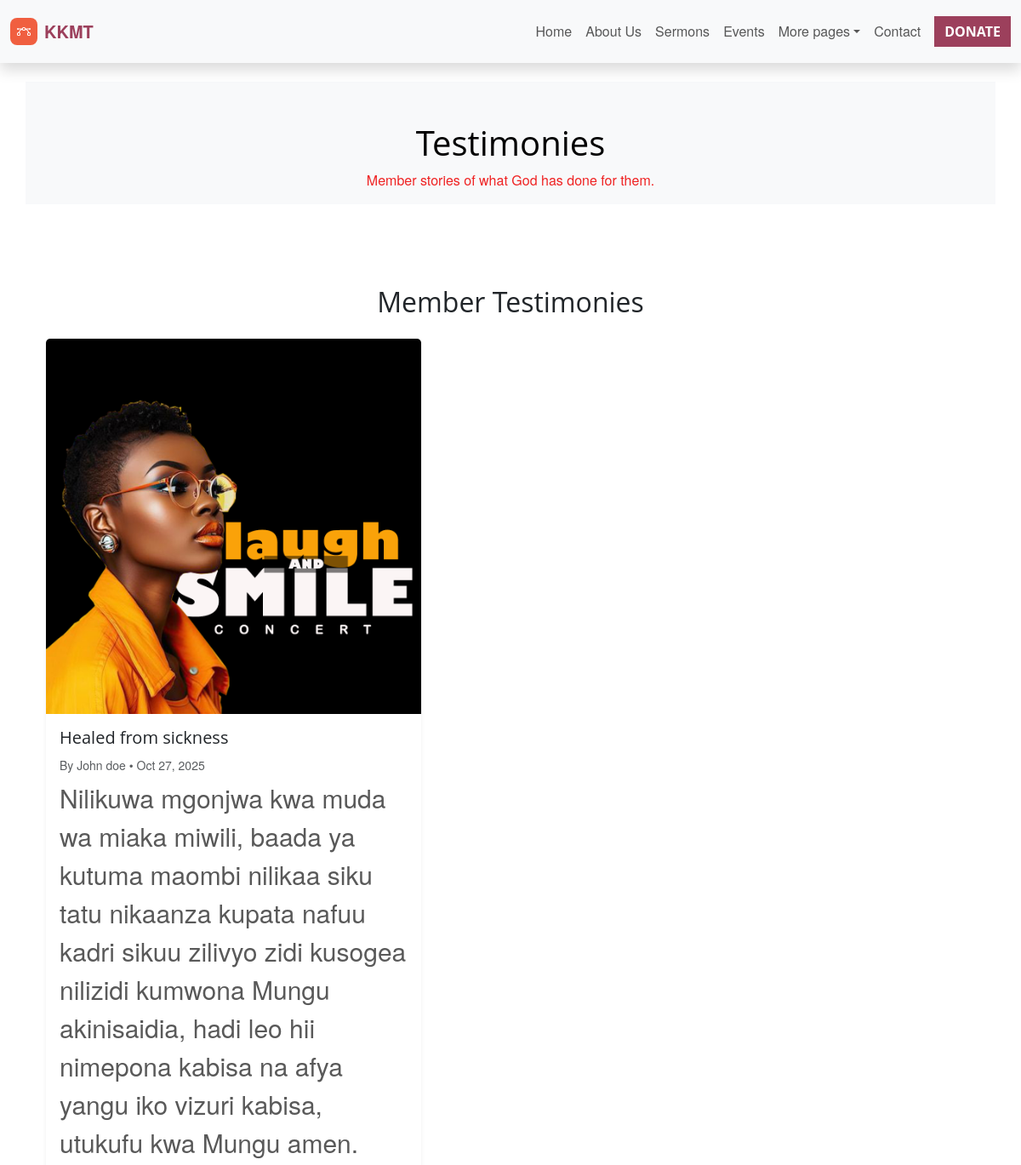
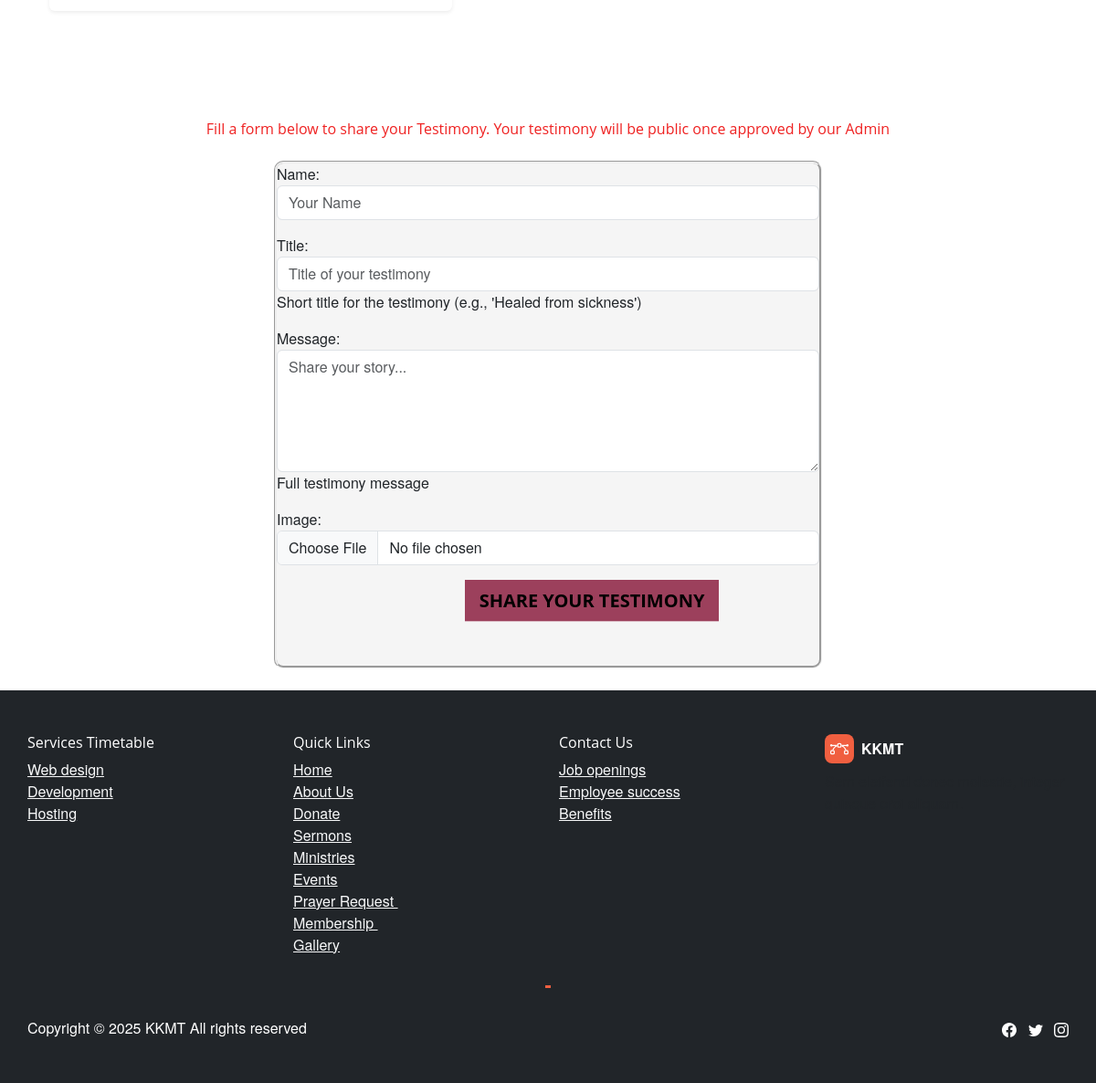
Screenshot of /testimony/ with the database file from the repository (2 pictures, top to bottom).
### ministry/models.py (models this page shows, shortened)
class Testimony(models.Model):
    name = models.CharField(max_length=100)
    title = models.CharField(max_length=150, help_text="Short title for the testimony (e.g., 'Healed from sickness')")
    message = models.TextField(help_text="Full testimony message")
    image = models.ImageField(upload_to='testimonies/', blank=True, null=True)
    date_shared = models.DateTimeField(auto_now_add=True)
    approved = models.BooleanField(default=True)
    class Meta:
        ordering = ['-date_shared']

### ministry/views.py (the view)
# urls.py: path('testimony/', views.testimony, name='testimony'),
def testimony(request):
    testimonies = Testimony.objects.filter(approved=True)
    form = TestimonyForm()
    if request.method == 'POST':
        form = TestimonyForm(request.POST, request.FILES)
        if form.is_valid():
            new_testimony = form.save(commit=False)
            new_testimony.approved = False  # require admin approval
            new_testimony.save()
            form = TestimonyForm()  # reset form after submit
            success = True
        else:
            success = False
    else:
        success = None
    return render(request, 'ministry/testimonies.html', {
        'testimonies': testimonies,
        'form': form,
        'success': success
    })

### ministry/forms.py
class TestimonyForm(forms.ModelForm):
    class Meta:
        model = Testimony
        fields = ['name', 'title', 'message', 'image']
        widgets = {
            'name': forms.TextInput(attrs={'class': 'form-control', 'placeholder': 'Your Name'}),
            'title': forms.TextInput(attrs={'class': 'form-control', 'placeholder': 'Title of your testimony'}),
            'message': forms.Textarea(attrs={'class': 'form-control', 'rows': 5, 'placeholder': 'Share your story...'}),
            'image': forms.ClearableFileInput(attrs={'class': 'form-control'}),
        }

### ministry/templates/ministry/testimonies.html (shortened to what this page needs)
{% load static %}
<!DOCTYPE html>
<html data-bs-theme="light" lang="en">
<head>
  <link rel="stylesheet" href="assets/bootstrap/css/bootstrap.min.css?h=ef7988054cfc4915d0c84ecb4ac60fe0" />
  <link rel="stylesheet" href="{% static 'css/styles.min.css' %}" />
  <link rel="stylesheet" href="{% static 'css/bootstrap.min.css' %}" />
  <link rel="stylesheet" href="https://cdnjs.cloudflare.com/ajax/libs/animate.css/3.5.2/animate.min.css" />
</head>
<body id="page-top" data-bs-spy="scroll" data-bs-target="#mainNav" data-bs-offset="57">
  <nav class="navbar navbar-expand-lg fixed-top bg-light shadow py-3">
    <div class="container-fluid">
      <a class="navbar-brand d-flex align-items-center" href="#">
        <span
          class="bs-icon-sm bs-icon-rounded bs-icon-primary d-flex justify-content-center align-items-center me-2 bs-icon">
        </span><span class="fw-bolder" style="color: #9c405c;">KKMT</span>
      </a>
      <div class="collapse navbar-collapse" id="navcol-2">
        <ul class="navbar-nav ms-auto">
          <li class="nav-item">
            <a class="nav-link" href="{% url 'home' %}">Home</a>
          </li>
          <li class="nav-item">
            <a class="nav-link" href="{% url 'aboutUs' %}">About Us</a>
          </li>
          <li class="nav-item">
            <a class="nav-link" href="{% url 'sermons' %}">Sermons</a>
          </li>
          <li class="nav-item">
            <a class="nav-link" href="{% url 'events' %}">Events</a>
          </li>
          <li class="nav-item dropdown">
            <a class="dropdown-toggle nav-link" aria-expanded="false" data-bs-toggle="dropdown" href="#">More pages</a>
          </li>
          <li class="nav-item">
            <a class="nav-link" href="{% url 'contact' %}">Contact</a>
          </li>
        </ul><a class="btn btn-primary ms-md-2" role="button" data-bss-hover-animate="pulse" href="{% url 'donate' %}"
          style="background: linear-gradient(white, #9c405c 0%), #9c405c;border-radius: 0px;">DONATE</a>
      </div>
    </div>
  </nav>
  <div class="container py-4 py-xl-5">
    <div class="row text-bg-light mb-5 mt-5 pt-5">
      <div class="col-md-8 col-xl-6 text-center mx-auto">
        <h1>Testimonies</h1>
        <p class="w-lg-50" style="color: #ef2222;">Member stories of what God has done for them.</p>
      </div>
    </div>
    <div class="container py-5">
      <h2 class="text-center mb-4">Member Testimonies</h2>
      <div class="row g-4">
        {% for t in testimonies %}
        <div class="col-md-5">
          <div class="card h-100 shadow-sm border-0" data-bss-hover-animate="pulse">
            {% if t.image %}
            <img src="{{ t.image.url }}" class="card-img-top" alt="{{ t.name }}" />
            {% endif %}
            <div class="card-body">
              <h5 class="card-title">{{ t.title }}</h5>
              <p class="text-muted mb-1">
                <small>By {{ t.name }} • {{ t.date_shared|date:'M d, Y' }}</small>
              </p>
              <p class="card-text">{{ t.message|truncatewords:50 }}</p>
            </div>
          </div>
        </div>
        {% empty %}
        <p class="text-center text-muted;">No testimonies have been shared yet.</p>
        {% endfor %}
      </div>
    </div>
  </div>
  <div class="container py-4">
    <h6 class="text-center mb-4" style="color: #ef2222;">Fill a form below to share your Testimony. Your testimony will
      be public once approved by our Admin</h6>
    <form method="post" enctype="multipart/form-data" class="mx-auto"
      style="max-width: 600px; background-color: #f5f5f5; border-radius: 10px; border-style: groove;">
      {{ form.as_p }}
      <div class="d-flex justify-content-center align-items-center pb-4 pe-0 me-0 mb-4 ps-5 ms-5">
        <button
          class="btn btn-primary btn-lg active d-lg-flex justify-content-lg-center align-items-lg-end text-center mt-0"
          data-bss-hover-animate="pulse" type="submit"
          style="border-radius: 0; background: linear-gradient(#9c405c 97%, white);">Share Your Testimony
        </button>
      </div>
    </form>
  </div>
  {% include 'partials/footer.html' %}
</body>
</html>

### ministry/templates/partials/footer.html (shortened to what this page needs)
<footer class="text-white bg-dark">
  <div class="container d-grid py-4 py-lg-5 mb-5 ps-0 pe-0">
    <div class="row justify-content-center">
      <div class="col-sm-4 col-md-3 text-center text-lg-start d-flex flex-column item">
        <h3 class="fs-6 text-white">Services Timetable&nbsp;</h3>
        <ul class="list-unstyled">
          <li>
            <a class="link-light" href="#">Web design</a>
          </li>
          <li>
            <a class="link-light" href="#">Development</a>
          </li>
          <li>
            <a class="link-light" href="#">Hosting</a>
          </li>
        </ul>
      </div>
      <div class="col-sm-4 col-md-3 text-center text-lg-start d-flex flex-column item">
        <h3 class="fs-6 text-white">Quick Links</h3>
        <ul class="list-unstyled">
          <li>
            <a class="link-light active" href="{% url 'home' %}">Home</a>
          </li>
          <li>
            <a class="link-light" href="{% url 'aboutUs' %}">About Us</a>
          </li>
          <li>
            <a class="link-light" href="{% url 'donate' %}">Donate</a>
          </li>
          <li>
            <a class="link-light" href="{% url 'sermons' %}">Sermons</a>
          </li>
          <li>
            <a class="link-light" href="{% url 'ministries' %}">Ministries</a>
          </li>
          <li>
            <a class="link-light" href="{% url 'events' %}">Events</a>
          </li>
          <li>
            <a class="link-light" href="{% url 'prayer_list' %}">Prayer Request&nbsp;</a>
          </li>
          <li>
            <a class="link-light" href="{% url 'join'  %}">Membership&nbsp;</a>
          </li>
          <li>
            <a class="link-light" href="{% url 'gallery' %}">Gallery</a>
          </li>
        </ul>
      </div>
      <div class="col-sm-4 col-md-3 text-center text-lg-start d-flex flex-column item">
        <h3 class="fs-6 text-white">Contact Us</h3>
        <ul class="list-unstyled">
          <li>
            <a class="link-light" href="#">Job openings</a>
          </li>
          <li>
            <a class="link-light" href="#">Employee success</a>
          </li>
          <li>
            <a class="link-light" href="#">Benefits</a>
          </li>
        </ul>
      </div>
      <div
        class="col-lg-3 text-center text-lg-start d-flex flex-column align-items-center order-first align-items-lg-start order-lg-last item social">
        <div class="fw-bold d-flex align-items-center mb-2">
          <span
            class="bs-icon-sm bs-icon-rounded bs-icon-primary d-flex justify-content-center align-items-center bs-icon me-2">
          </span>
          <span>KKMT</span>
        </div>
        <p class="text-muted copyright">Sem eleifend donec molestie, integer quisque orci aliquam.</p>
      </div>
    </div>
    <hr />
    <div class="d-flex justify-content-between align-items-center pt-3">
      <p class="mb-0">Copyright © 2025 KKMT All rights reserved&nbsp;</p>
      <ul class="list-inline mb-0">
        <li class="list-inline-item">
        </li>
        <li class="list-inline-item">
        </li>
        <li class="list-inline-item">
        </li>
      </ul>
    </div>
  </div>
</footer>

### rows the page displays
Testimony: image (picture), title "Healed from sickness", name "John doe", date_shared "Oct 27, 2025", message "Nilikuwa mgonjwa kwa muda wa miaka miwili, baada ya kutuma maombi nilikaa siku tatu nikaanza kupata nafuu kadri sikuu zilivyo zidi kusogea nilizidi kumwona Mungu akinisaidia, hadi leo hii nimepona kabisa na afya yangu iko vizuri kabisa, utukufu kwa Mungu amen."
